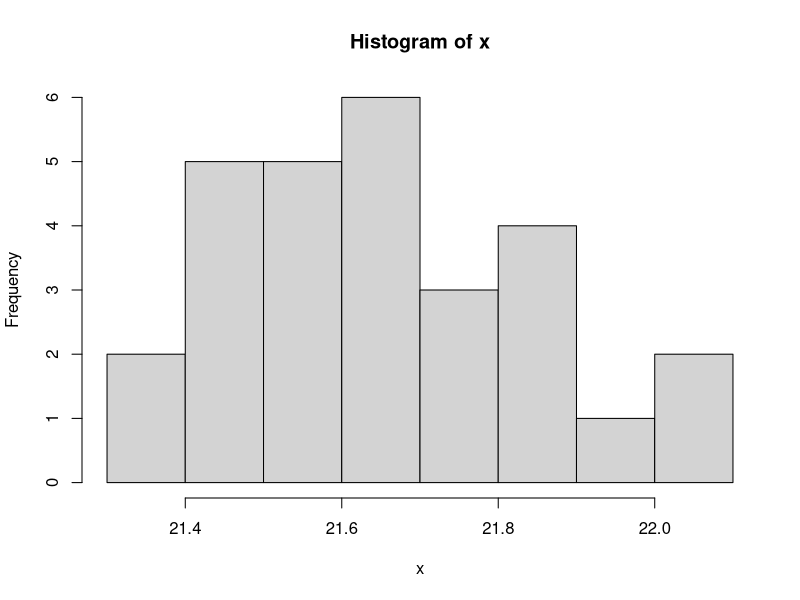
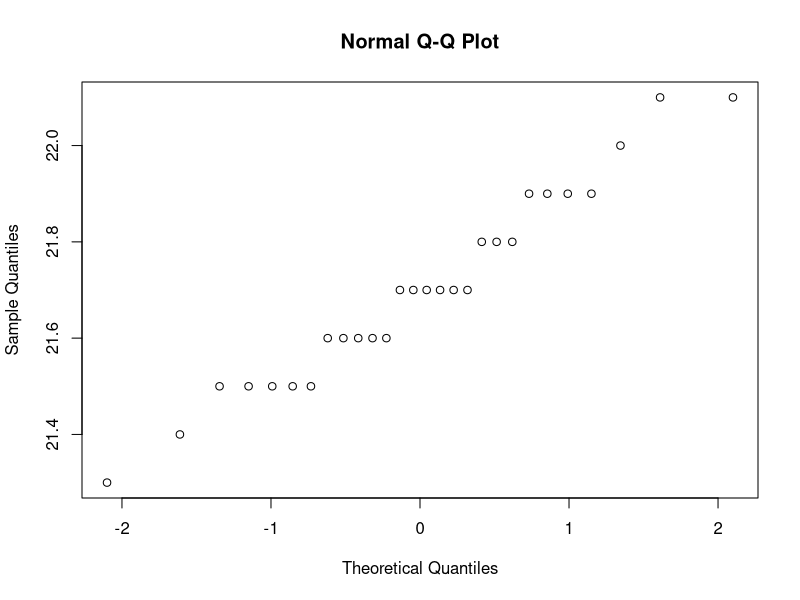

Source code (R) for these figures, in order:
## ECE Sandsynlighedsteori og Statistik 2021

## Opgave 2 om kvalitetskontrol af bremseskiver

# Generel kode til at sætte working directory til filens mappe 
# (virker kun i RStudio):
setwd(dirname(rstudioapi::getActiveDocumentContext()$path))
# Nu kan jeg åbne datafilen uden at skrive stien:
D = read.table('K7/Data_ECEStat_2021_opg2.csv', header=TRUE, sep=";")
x = D$Opg2_Tykkelse

n = 28
mu0 = 21.8
alfa = 0.05


## a. Hypoteser
# Der er ingen oplysninger om, at man formoder, at tykkelsen er større eller 
# mindre end mu0, så vi vælger en tosidet test (H1: my <> mu0, hvor '<>' 
# betyder'forskellig fra'):
# H0:  my = mu0
# H1:  my <> mu0


## b. Teststørrelse og kritisk interval
# Vi kender ikke populations-standardafvigelsen sigma. Derfor er formlen  
# for teststørrelsen: 
# t0 = (x_streg - mu0)/(s/sqrt(n))
# t0 er t-fordelt med n-1 frihedsgrader 

# Kritisk værdi t_alfahalve, ved 2-sidet hypotesetest:
t_alfahalve = qt(1-alfa/2, n-1)       # t_alfahalve = 2.0518
t_alfahalve

# Vi forkaster nulhypotesen, hvis |t0| > t_alfahalve

  
## c. Beregning af teststørrelsen og konklusion 
x_streg = mean(x)                      # x_streg = 21.7
s = sd(x)                              # s = 0.2018
t0 = (x_streg - mu0)/(s/sqrt(n))       # t0 = -2.6216
# Vi kan forkaste nulhypotesen, da 
# |t0| = 2.6216 > 2.0518 = t_alfahalve
# Med andre ord er den sande tykkelse under 21.8

# P-værdien kan beregnes:
p_vaerdi = 2*pt(t0, n-1)               # p_vaerdi = 0.0142
# D.v.s. hvis mu = 21.8, så vil en stikprøve som denne eller mere
# ekstrem kun forekomme i under 2 % af tilfældene. 


## d. Antagelser
# Vi har antaget den centrale grænseværdisætning. Da vi har en stik-
# prøvestørrelse på n=28 er vi næsten sikre på, at CGS holder, uanset
# fordelingen af populationen. For en sikkerheds skyld tester vi, om
# den er 'pæn':
stem(x)
# Stem-and-leaf plottet viser en population, der er nogenlunde 
# symmetrisk, med et toppunkt og hurtigt uddøende haler.

hist(x)
# Histogrammet viser det samme.

qqnorm(x)
# Normalfordelingsplottet viser at data ligger nogenlunde
# på en ret linje. 

# Vi kan konkludere, at antagelserne om CGS holder.


## e. 99 % Konfidensinterval
alfa = 0.01
t_alfahalve = -qt(alfa/2, n-1)       # t_alfahalve = 2.7707
KI_bredde = t_alfahalve*s/sqrt(n)    # KI_bredde = 0.1057
KI_nedre = x_streg - KI_bredde       # KI_nedre = 21.5943
KI_oevre = x_streg + KI_bredde       # KI_oevre = 21.8057
# 99 % Konfidensinterval: [21.59, 21.81]
# Vi er altså 99 % sikre på, at den sande tykkelse mu er mellem
# 21.59 og 21.81 mm. 


## f. 95 % Prædiktionsinterval
# NB: Da vi har ny værdi af alfa skal t_alfahalve genberegnes
alfa = 0.05
t_alfahalve = -qt(alfa/2, n-1)         # t_alfahalve = 2.0518
PI_bredde = t_alfahalve*s*sqrt(1+1/n)  # PI_bredde = 0.4215
PI_nedre = x_streg - PI_bredde         # PI_nedre = 21.2785
PI_oevre = x_streg + PI_bredde         # PI_oevre = 22.1215
# 95 % prædiktionsinterval: [21.28, 22.12]
# 95 % af bremseskiverne vil have en tykkelse mellem
# 21.28 og 22.12 mm. 
